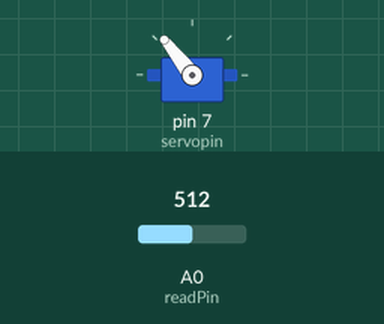
The sketch below on a simulated Arduino Uno, built with avr-gcc and run on an emulated ATmega328P. Shown: servo. The test bench sets the inputs (shaded band); at power-on: A0 (readPin) = 512.

Above: at 1.2 s.
1.3 s: A0 (readPin) set to 716
At 2.5 s:
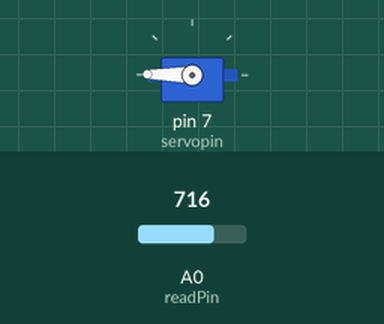
2.8 s: A0 (readPin) set to 900
At 3.8 s:
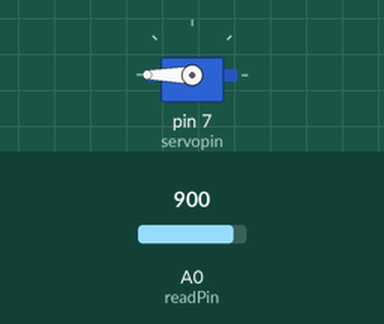
4.3 s: A0 (readPin) set to 306
At 5.0 s:
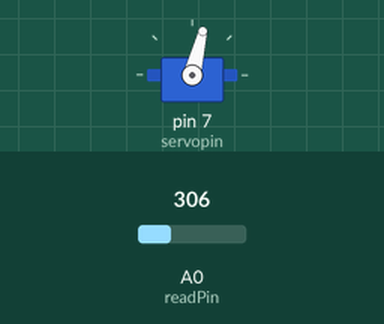
5.8 s: A0 (readPin) set to 122
At 6.3 s:
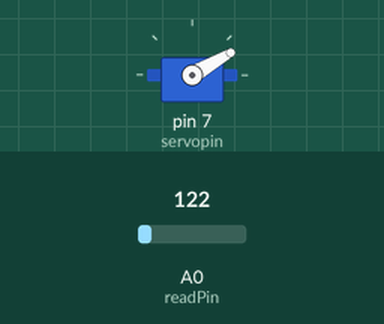
7.3 s: A0 (readPin) set to 0
At 8.2 s:
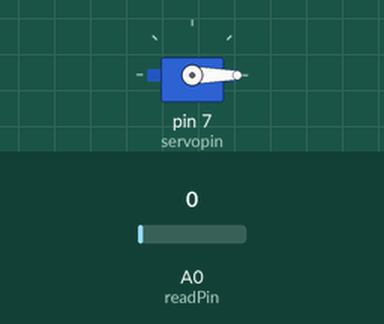
8.8 s: A0 (readPin) set to 1023
At 9.4 s:
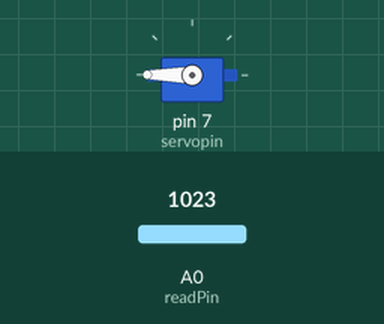
Timing chart, 0 to 11.3 s (numbered marks = the images above; inputs shaded):
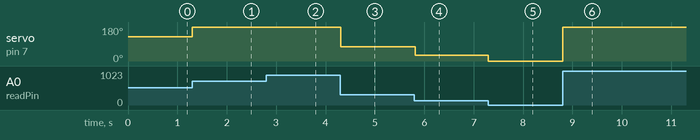

Measured:
- after the input at 1.3 s, servo on pin 7 (servopin): 128° → 179° at once
- after the input at 2.8 s, servo on pin 7 (servopin): 179° → 180° at once
- after the input at 4.3 s, servo on pin 7 (servopin): 180° → 76° at once
- after the input at 5.8 s, servo on pin 7 (servopin): 76° → 30° at once
- after the input at 7.3 s, servo on pin 7 (servopin): 30° → 0° at once
- after the input at 8.8 s, servo on pin 7 (servopin): 0° → 180° at once

The sketch:

Servo.ino
```cpp
// (licence header left out)
#include <Servo.h>
Servo myservo;  // create servo object to control a servo
int readPin = A0;
int servopin = 7;

void setup() {
    pinMode(servopin,OUTPUT);
    myservo.attach(servopin);  // attaches the servo on pin 9 to the servo object
}

void loop() {
    int readValue = analogRead(readPin);
    int angle = readValue / 4;
    myservo.write(angle);              // tell servo to go to position in variable 'pos'
    delay(15);
}
```
